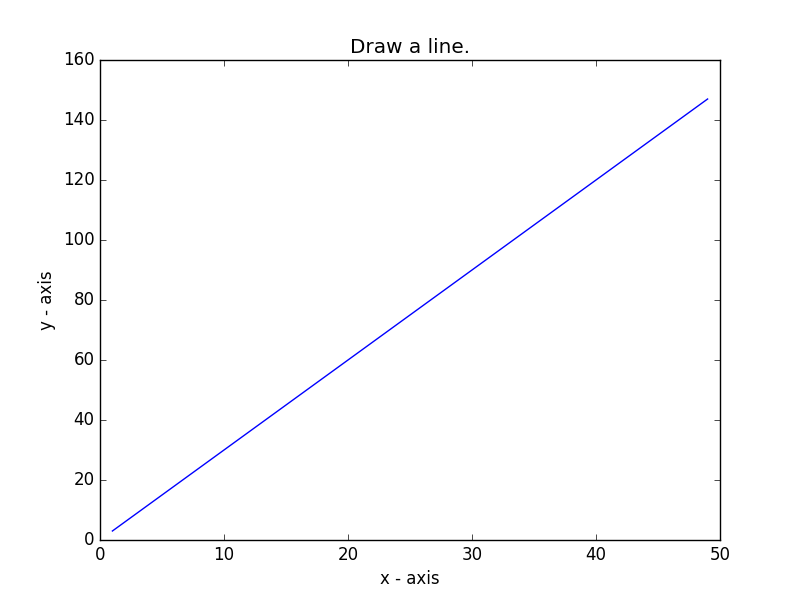
#> input picture notebooks/IMAGES/matplotlib-basic-exercise-1.png, 800 x 600 px; the run also reads 1 picture not shown here
$ jupyter execute --allow-errors '06 Matplotlib Basis - oplossingen.ipynb'   (shell and % lines are left out)
#> lines starting #> are read from the running program, lines starting #| are printed output that depends on the picture
### *Intro:*

Er zijn 2 manieren om plots weer te geven: via de Pyplot State-Machine Interface ('Matlab Style') en via de object-georiënteerde API van Matplotlib.

**De object-georiënteerde API van Matplotlib (fig, ax = plt.subplots() )**
De fig, ax = plt.subplots()-constructie wordt gebruikt in de object-georiënteerde benadering van Matplotlib, wat meer flexibiliteit en controle biedt, vooral wanneer je bijvoorbeeld meerdere subplots wilt maken binnen één figuur.  Met plt.subplots() kan je meerdere assenobjecten maken en individueel aanpassen.

De object-georiënteerde benadering maakt het makkelijker om specifieke eigenschappen van figuren en assen aan te passen (bijvoorbeeld labels, titels, ticks, etc.).

Als je meerdere figuren hebt en je wilt precies aangeven op welke figuur je een aanpassing wilt toepassen, kun je dat alleen doen met expliciete referenties naar fig en ax.

**De state-machine interface**
De state-machine interface (plt.plot(), plt.xlabel(), enz.) maakt gebruik van een impliciete, globale figuur en assen. Deze interface houdt intern bij welke figuur en assen actief zijn, en alle aanroepen worden op de huidige, actieve assen toegepast. Dit maakt het gemakkelijk om snel en eenvoudig grafieken te maken, omdat je je geen zorgen hoeft te maken over het beheer van de objecten zelf.

Wanneer je in een Jupyter Notebook (of een andere interactieve omgeving) in verschillende cellen plt.plot() gebruikt, werkt Matplotlib standaard met een nieuwe figuur voor elke cel, tenzij je specifiek de actieve figuur behoudt.

Wanneer je plt.show() aanroept in een cel, wordt de huidige figuur getoond en afgesloten. Dit betekent dat bij de volgende aanroep van plt.plot() een nieuwe figuur wordt gestart, tenzij je de figuur expliciet behoudt.

Wanneer je plt.plot() in een cel aanroept zonder dat er een actieve figuur is, maakt Matplotlib automatisch een nieuwe figuur aan. Dit is de standaard state-machine werking.

### Matplotlib Basisfuncties - oefeningen

[cell 1]
import matplotlib as mpl
import matplotlib.pyplot as plt
import matplotlib.image as mpimg
import numpy as np
import pandas as pd

1. Write a Python program to draw a line with suitable label in the x axis, y axis and a title.
The code snippet gives the output shown in the following screenshot:

[cell 2]
img = mpimg.imread('../../IMAGES/matplotlib-basic-exercise-1.png')
#> img is the input picture: shape (600, 800, 3) float32; mean R, G, B 0.987, 0.987, 0.989
plt.imshow(img)
plt.axis('off')  # Verberg de assen
plt.show()

[cell 3]
# Solution version 1 - De object-georiënteerde API van Matplotlib

X = range(1, 50)
Y = [value * 3 for value in X]

# Print de waarden van X en Y
print("Values of X:")
print(*X)
print("Values of Y (thrice of X):")
print(Y)

# Maak een figuur en assen aan
fig, ax = plt.subplots()

# Plot de lijn op de assen
ax.plot(X, Y)

# Labels en titel toevoegen
ax.set_xlabel('x - axis')
ax.set_ylabel('y - axis')
ax.set_title('Draw a line.')

# De grafiek weergeven
plt.show()

[cell 4]
# Solution version 2 - state-machine interface

X = range(1, 50)
Y = [value * 3 for value in X]

print("Values of X:")
print(*range(1,50))
print("Values of Y (thrice of X):")
print(Y)

# Plot lines and/or markers to the Axes.
plt.plot(X, Y)

# Set the x axis label of the current axis.
plt.xlabel('x - axis')

# Set the y axis label of the current axis.
plt.ylabel('y - axis')

# Set a title
plt.title('Draw a line.')

# Display the figure.
plt.show()

2. Write a Python program to draw a line using given axis values with suitable label in the x axis , y axis and a title.
The code snippet gives the output shown in the following screenshot:

[cell 5]
img = mpimg.imread('../../IMAGES/matplotlib-basic-exercise-2.png')
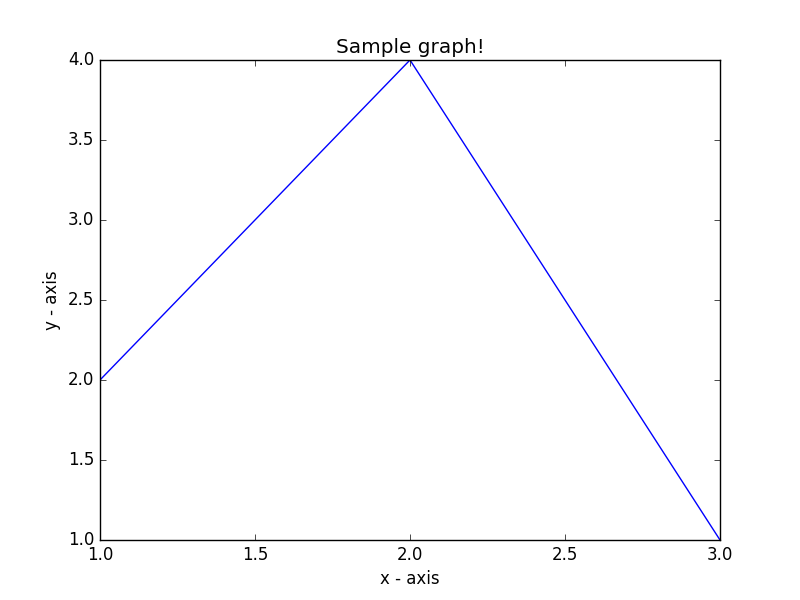
#> input picture notebooks/IMAGES/matplotlib-basic-exercise-2.png, 800 x 600 px
#> img is the input picture: shape (600, 800, 3) float32; mean R, G, B 0.987, 0.987, 0.99
plt.imshow(img)
plt.axis('off')  # Verberg de assen
plt.show()

[cell 6]
# Solution version 1 - De object-georiënteerde API van Matplotlib

# x as waarden
x = [1, 2, 3]
# y as waarden
y = [2, 4, 1]

# Maak een figuur en assen aan
fig, ax = plt.subplots()

# Plot de lijn op de assen
ax.plot(x, y)

# Labels en titel toevoegen
ax.set_xlabel('x - axis')
ax.set_ylabel('y - axis')
ax.set_title('Sample graph!')

# De grafiek weergeven
plt.show()

[cell 7]
# Solution version 1 - De object-georiënteerde API van Matplotlib
# Verwijder de Spines - de lijnen die de x- en y-assen omgeven,
# zoals de boven-, onder-, linker- en rechterranden van de plot

# x as waarden
x = [1, 2, 3]
# y as waarden
y = [2, 4, 1]

# Maak een figuur en assen aan
fig, ax = plt.subplots()

# Plot de lijn op de assen
ax.plot(x, y)

# Labels en titel toevoegen
ax.set_xlabel('x - axis')
ax.set_ylabel('y - axis')
ax.set_title('Sample graph!')
ax.spines['top'].set_visible(False)
ax.spines['right'].set_visible(False)

# De grafiek weergeven
plt.show()

[cell 8]
# Solution version 2 - state-machine interface

# x axis values
x = [1,2,3]
# y axis values
y = [2,4,1]

# Plot lines and/or markers to the Axes.
plt.plot(x, y)
# Set the x axis label of the current axis.
plt.xlabel('x - axis')
# Set the y axis label of the current axis.
plt.ylabel('y - axis')
# Set a title
plt.title('Sample graph!')
# Display a figure.
plt.show()

3. Write a Python program to draw a line using given axis values taken from a text file, with suitable label in the x axis, y axis and a title.

Test Data:
test.txt
1 2
2 4
3 1
The code snippet gives the output shown in the following screenshot:

[cell 9]
img = mpimg.imread('../../IMAGES/matplotlib-basic-exercise-3.png')
plt.imshow(img)
plt.axis('off')  # Verberg de assen
plt.show()

[cell 10]
# Solution
with open("test.txt", "w") as myfile:
    myfile.write("1 2\n2 4\n3 1")

with open("test.txt") as f:
    data = f.read()

data = data.split('\n')

x = [int(row.split(' ')[0]) for row in data]
y = [int(row.split(' ')[1]) for row in data]

plt.plot(x, y)

# Set the x axis label of the current axis.
plt.xlabel('x - axis')
# Set the y axis label of the current axis.
plt.ylabel('y - axis')
# Set a title
plt.title('Sample graph!')

# Display a figure.
plt.show()

4. Write a Python program to draw line charts of the financial data of Alphabet Inc. between October 3, 2016 to October 7, 2016.

Sample Financial data (fdata.csv):
Date,Open,High,Low,Close
10-03-16,774.25,776.065002,769.5,772.559998
10-04-16,776.030029,778.710022,772.890015,776.429993
10-05-16,779.309998,782.070007,775.650024,776.469971
10-06-16,779,780.47998,775.539978,776.859985
10-07-16,779.659973,779.659973,770.75,775.080017
The code snippet gives the output shown in the following screenshot:

[cell 11]
img = mpimg.imread('../../IMAGES/matplotlib-basic-exercise-4.png')
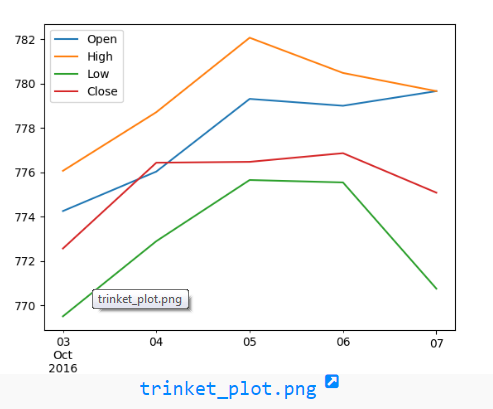
#> input picture notebooks/IMAGES/matplotlib-basic-exercise-4.png, 493 x 409 px
#> img is the input picture: shape (409, 493, 3) float32; mean R, G, B 0.972, 0.972, 0.972
plt.imshow(img)
plt.axis('off')  # Verberg de assen
plt.show()

[cell 12]
# Solution - RECHTSTREEKS VANUIT PANDAS PLOTTEN!

with open('fdata.csv', 'w') as myfile:
    myfile.write("""Date,Open,High,Low,Close
    10-03-16,774.25,776.065002,769.5,772.559998
    10-04-16,776.030029,778.710022,772.890015,776.429993
    10-05-16,779.309998,782.070007,775.650024,776.469971
    10-06-16,779,780.47998,775.539978,776.859985
    10-07-16,779.659973,779.659973,770.75,775.080017""")

# Pandas heeft een ingebouwde interface die de functionaliteit van Matplotlib aanroept
# om grafieken te genereren!
df = pd.read_csv('fdata.csv', sep=',', date_format="%m-%d-%y", parse_dates=['Date'], index_col=0)
df.plot()
plt.show()
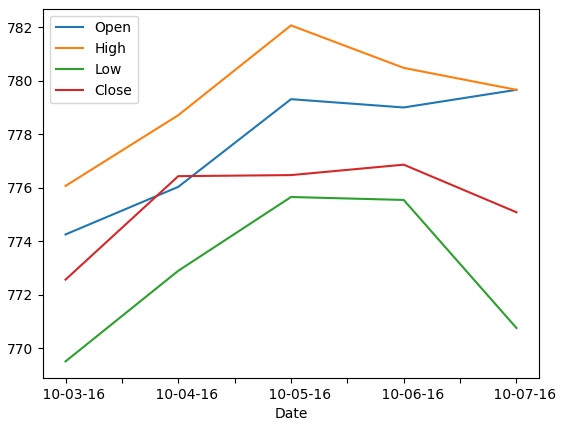
#> figure drawn by matplotlib, 1 panel

[cell 13]
# Alternative solution - using matplotlib:

df = pd.read_csv('fdata.csv', sep=',', date_format="%m-%d-%y", parse_dates=['Date'], index_col='Date')


plt.figure(figsize=(10, 6))  # Optioneel: de grootte van de figuur instellen

plt.plot(df.index, df['Open'], label='Open')
plt.plot(df.index, df['High'], label='High')
plt.plot(df.index, df['Low'], label='Low')
plt.plot(df.index, df['Close'], label='Close')

plt.title('Aandelen Data')
plt.xlabel('Datum')
plt.ylabel('Prijs')
plt.legend()
plt.grid(True)
plt.show()

5. Write a Python program to plot two or more lines on same plot with suitable legends of each line.
The code snippet gives the output shown in the following screenshot:

[cell 14]
img = mpimg.imread('../../IMAGES/matplotlib-basic-exercise-5.png')
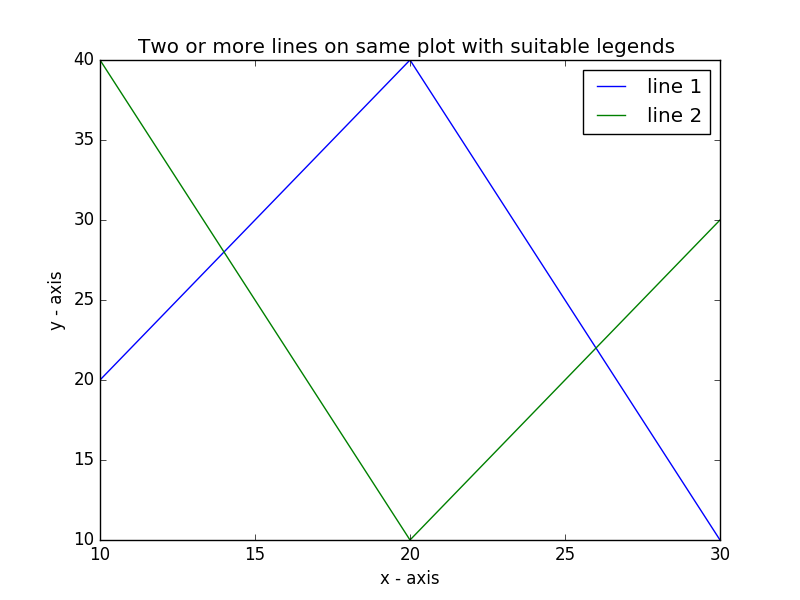
#> input picture notebooks/IMAGES/matplotlib-basic-exercise-5.png, 800 x 600 px
#> img is the input picture: shape (600, 800, 3) float32; mean R, G, B 0.979, 0.98, 0.982
plt.imshow(img)
plt.axis('off')  # Verberg de assen
plt.show()

[cell 15]
# Solution

# line 1 points
x1 = [10,20,30]
y1 = [20,40,10]
# plotting the line 1 points
plt.plot(x1, y1, label = "line 1")
# line 2 points
x2 = [10,20,30]
y2 = [40,10,30]
# plotting the line 2 points
plt.plot(x2, y2, label = "line 2")
plt.xlabel('x - axis')
# Set the y axis label of the current axis.
plt.ylabel('y - axis')
# Set a title of the current axes.
plt.title('Two or more lines on same plot with suitable legends ')
# show a legend on the plot
plt.legend()
# Display a figure.
plt.show()
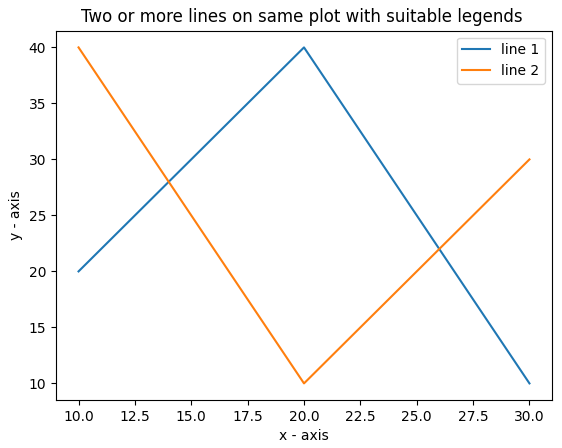
#> figure drawn by matplotlib, 1 panel

6. Write a Python program to plot two or more lines with legends, different widths and colors.
The code snippet gives the output shown in the following screenshot:

[cell 16]
img = mpimg.imread('../../IMAGES/matplotlib-basic-exercise-6.png')
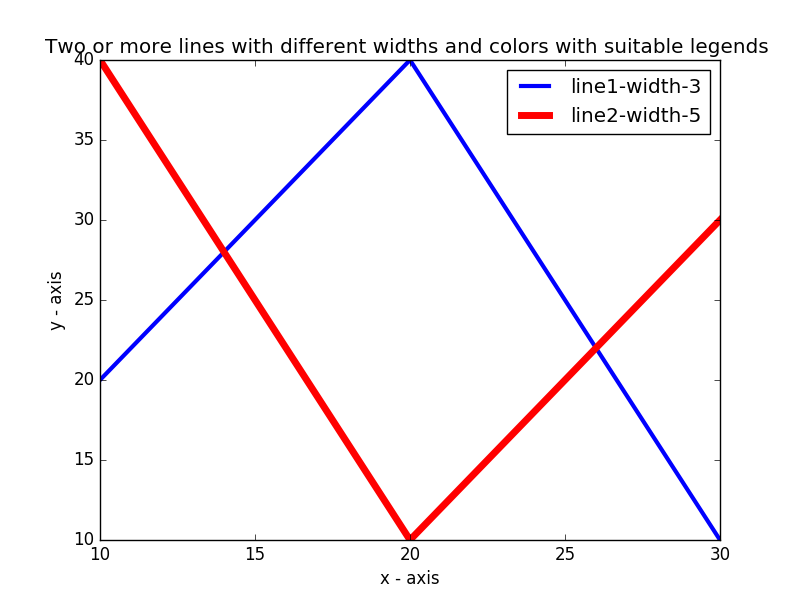
#> input picture notebooks/IMAGES/matplotlib-basic-exercise-6.png, 800 x 600 px
#> img is the input picture: shape (600, 800, 3) float32; mean R, G, B 0.973, 0.958, 0.966
plt.imshow(img)
plt.axis('off')  # Verberg de assen
plt.show()

[cell 17]
# Solution

# line 1 points
x1 = [10,20,30]
y1 = [20,40,10]
# line 2 points
x2 = [10,20,30]
y2 = [40,10,30]
# Set the x axis label of the current axis.
plt.xlabel('x - axis')
# Set the y axis label of the current axis.
plt.ylabel('y - axis')
# Set a title
plt.title('Two or more lines with different widths and colors with suitable legends ')
# Display the figure.
plt.plot(x1,y1, color='blue', linewidth = 3,  label = 'line1-width-3')
plt.plot(x2,y2, color='red', linewidth = 5,  label = 'line2-width-5')
# show a legend on the plot
plt.legend()
plt.show()
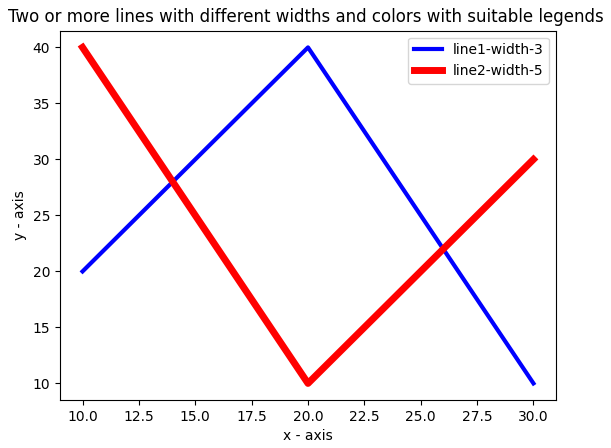
#> figure drawn by matplotlib, 1 panel

7. Write a Python program to plot two or more lines with different styles.
The code snippet gives the output shown in the following screenshot:

#> (a cell that did not finish here is left out)

[cell 19]
# Solution

# line 1 points
x1 = [10,20,30]
#> x1 = [10, 20, 30]
y1 = [20,40,10]
# line 2 points
x2 = [10,20,30]
y2 = [40,10,30]
# Set the x axis label of the current axis.
plt.xlabel('x - axis')
# Set the y axis label of the current axis.
plt.ylabel('y - axis')
# Plot lines and/or markers to the Axes.
plt.plot(x1,y1, color='blue', linewidth = 3,  label = 'line1-dotted',linestyle='dotted')
plt.plot(x2,y2, color='red', linewidth = 5,  label = 'line2-dashed', linestyle='dashed')
# Set a title
plt.title("Plot with two or more lines with different styles")
# show a legend on the plot
plt.legend()
# function to show the plot
plt.show()
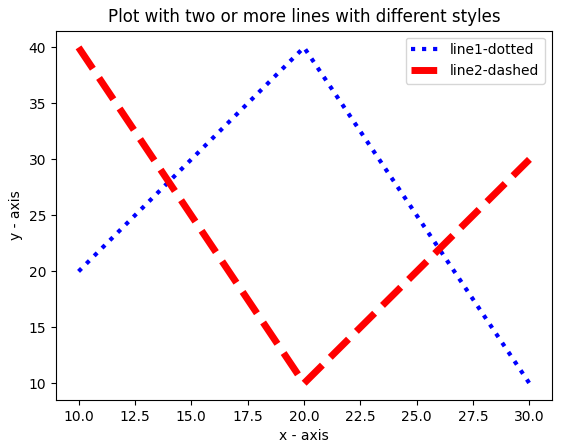
#> figure drawn by matplotlib, 1 panel

8. Write a Python program to plot two or more lines and set the line markers.
The code snippet gives the output shown in the following screenshot:

#> (a cell that did not finish here is left out)

[cell 21]
# Solution

# x axis values
x = [1,4,5,6,7]
#> x = [1, 4, 5, 6, 7]
# y axis values
y = [2,6,3,6,3]

# plotting the points
plt.plot(x, y, color='red', linestyle='dashdot', linewidth = 3,
         marker='o', markerfacecolor='blue', markersize=12)
#Set the y-limits of the current axes.
plt.ylim(1,8)
#Set the x-limits of the current axes.
plt.xlim(1,8)

# naming the x axis
plt.xlabel('x - axis')
# naming the y axis
plt.ylabel('y - axis')

# giving a title to my graph
plt.title('Display marker')
# function to show the plot
plt.show()
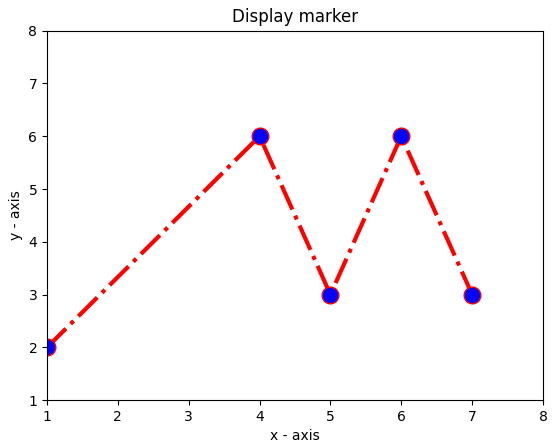
#> figure drawn by matplotlib, 1 panel

9. Write a Python program to display the current axis limits values and set new axis values.
The code snippet gives the output shown in the following screenshot:

#> (a cell that did not finish here is left out)

[cell 23]
# Solution

X = range(1, 50)
Y = [value * 3 for value in X]
#> Y = 49 values from 3 to 147
plt.plot(X, Y)
plt.xlabel('x - axis')
plt.ylabel('y - axis')
plt.title('Draw a line.')
# shows the current axis limits values
print(plt.axis())

# set new axes limits
# Limit of x axis 0 to 100
# Limit of y axis 0 to 200
plt.axis([0, 100, 0, 200])

# ALTERNATIVE TO SET THE AXES LIMITS:
#Set the y-limits of the current axes: plt.ylim(0,200)
#Set the x-limits of the current axes: plt.xlim(0,100)

# Display the figure.
plt.show()
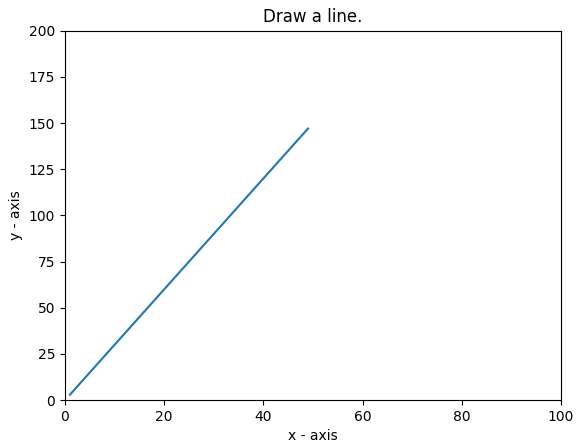
#> figure drawn by matplotlib, 1 panel; curve peaks at x = 49, y = 147
#> (the rest of the program and of its run is left out)
